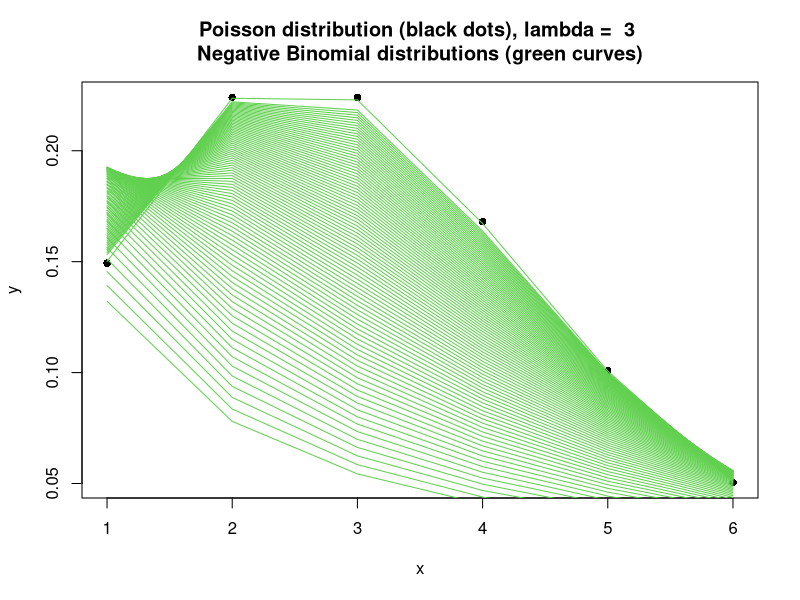
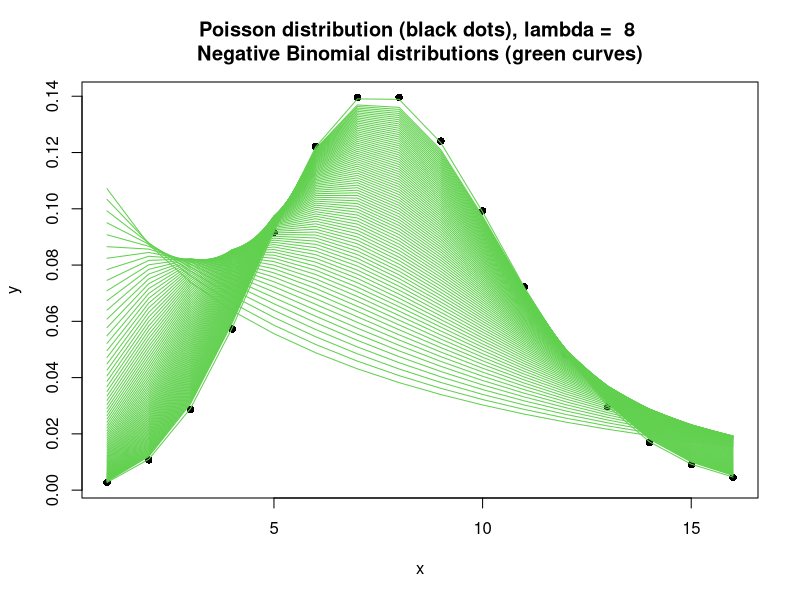
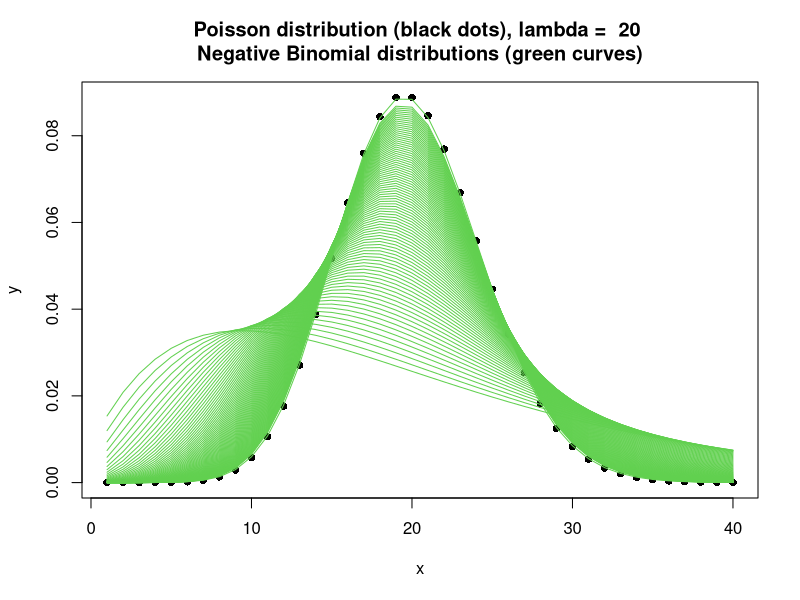

Source code (R) for these figures, in order:
plot_negative_binomial_convergence_to_poisson <- function(lambda, step = 0.01) {
  # this function plots how the negative binomial distribution converges to a
  #   Poisson distribution as the parameter 'p' in 'nbinom' approaches 1 from
  #   zero

  # set up vector of 'p'/probability values, then calculate corresponding 'n's
  #   given 'lambda', which is the mean of Poisson distribution and its
  #   equivalent negative binomial distribution
  ps <- seq(0.05, 0.95, step)
  ps <- append(ps, 0.99)
  ns <- vector("numeric", length(ps))
  for (i in seq_along(ps)) {
    p <- ps[i]
    n <- (lambda * p) / (1 - p)
    ns[i] <- n
  }

  # plot Poisson distribution
  x <- 1:(lambda * 2)
  y <- dpois(x, lambda)
  plot(y ~ x, pch = 16)

  # plot the converging negative binomial distributions
  for (i in 5:length(ps)) {
    p <- ps[i]
    n <- ns[i]
    d <- dnbinom(x, n, p)

    # NOTE: negative binomial generates discrete data, not continuous data, but
    #   data are plotted continuously here to make curves visually clearer
    points(d ~ x, col = 3, pch = 16, type = "l")
  }

  title_text <- paste(
    "Poisson distribution (black dots), lambda = ", lambda,
    "\nNegative Binomial distributions (green curves)"
  )
  title(main = title_text)
}


lambda <- 3
filename <- paste(
  "negative_binomial_converge_to_poisson_lambda_", lambda, ".png",
  sep = ""
)
png(filename, width = 640, height = 400)
plot_negative_binomial_convergence_to_poisson(lambda, 0.01)
dev.off()


lambda <- 8
filename <- paste(
  "negative_binomial_converge_to_poisson_lambda_", lambda, ".png",
  sep = ""
)
png(filename, width = 640, height = 400)
plot_negative_binomial_convergence_to_poisson(lambda, 0.01)
dev.off()


lambda <- 20
filename <- paste(
  "negative_binomial_converge_to_poisson_lambda_", lambda, ".png",
  sep = ""
)
png(filename, width = 640, height = 400)
plot_negative_binomial_convergence_to_poisson(lambda, 0.01)
dev.off()
